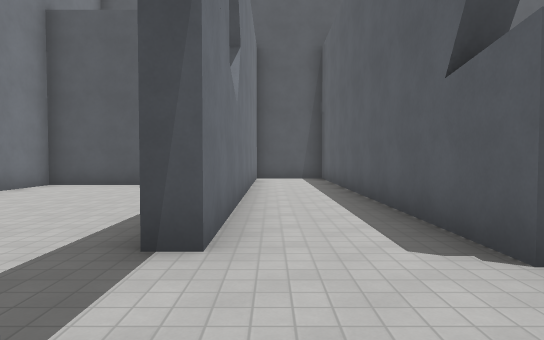
View 1 (above)

22 first-person views from a walk through a Godot game level. The camera is 1.5 m above the floor, tilts 2° down and sees 75° across. The floor is counted in squares, 2.1 m on a side. Each view is taken from the middle of a square. On the plan, view 1 faces up. The plan holds only what a view shows up to about 11 squares ahead; the rest is blank. The place goes on beyond the plan. Surface patterns are stand-ins for the level's own textures.

View 2
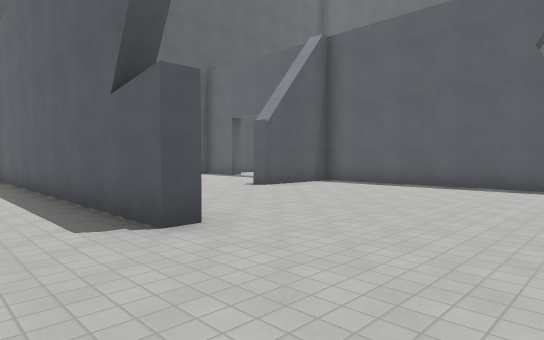

View 3
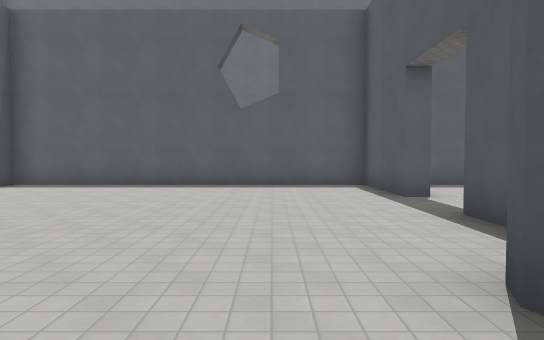

View 4
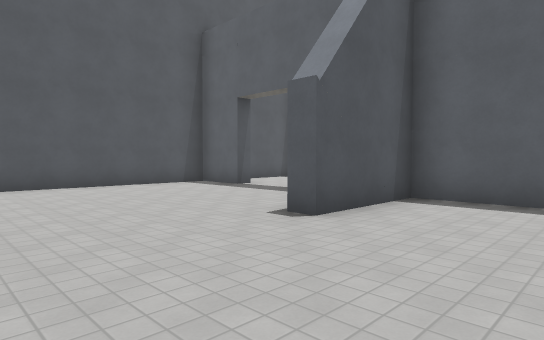

View 5
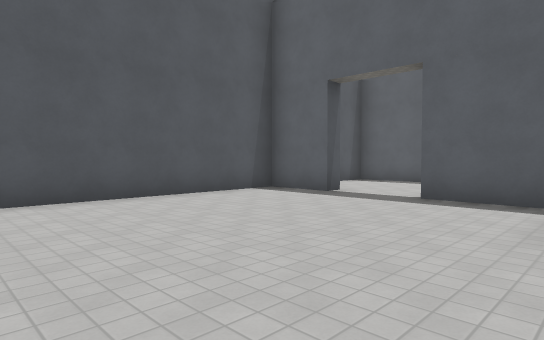

View 6
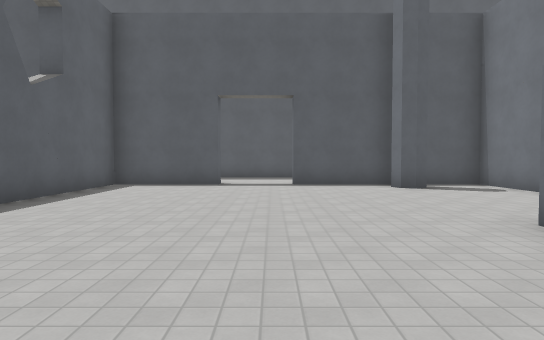

View 7
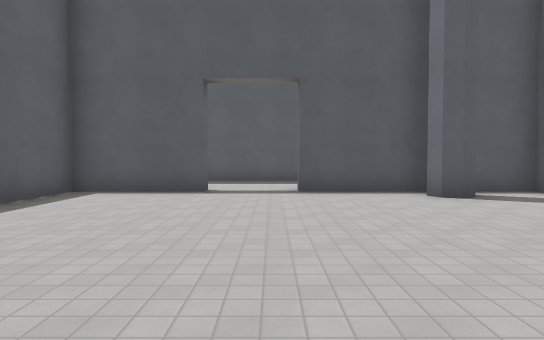

View 8
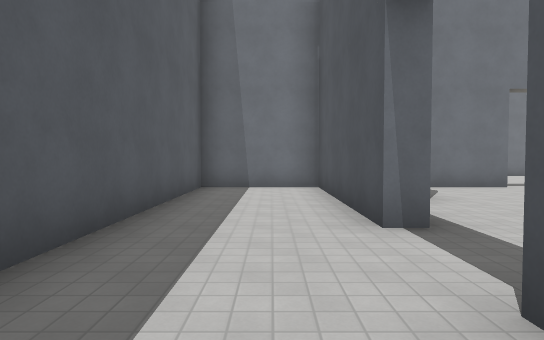

View 9
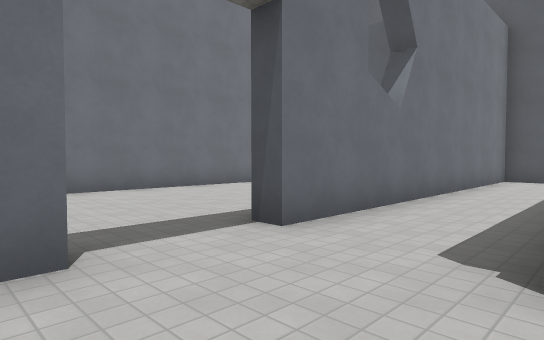

View 10
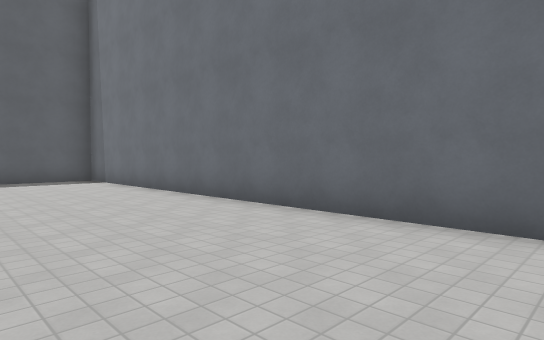

View 11
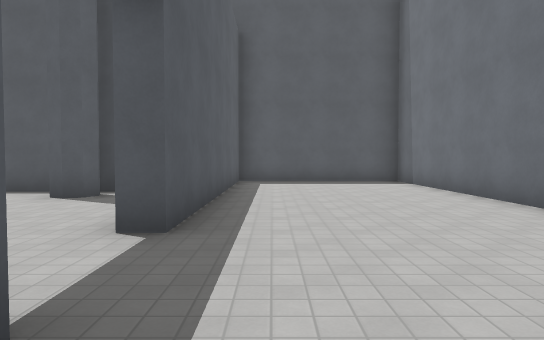

View 12
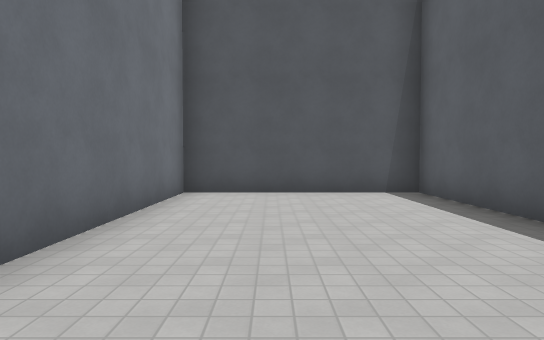

View 13
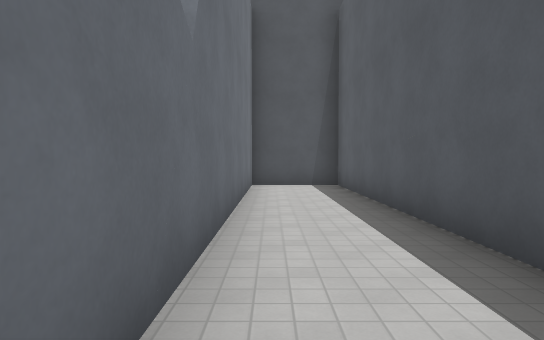

View 14
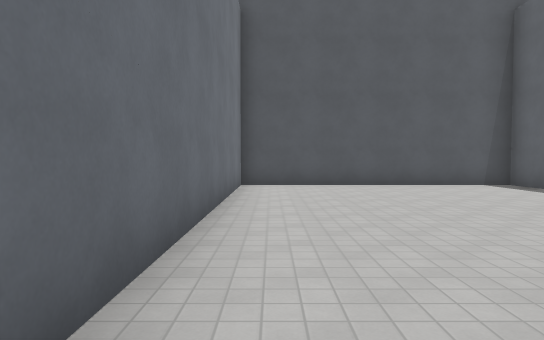

View 15
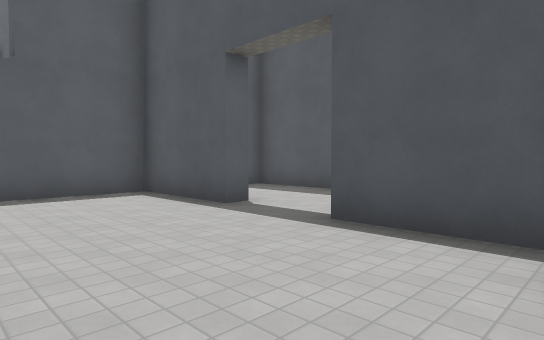

View 16
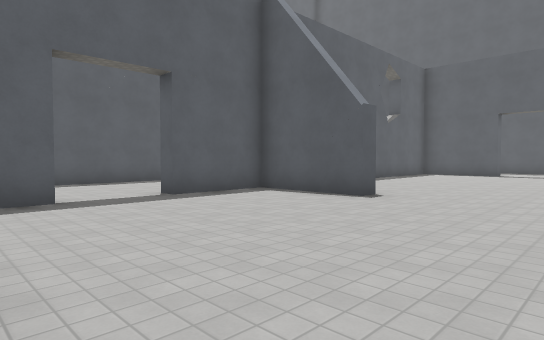

View 17
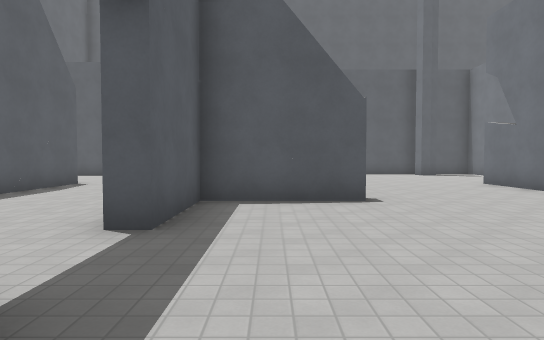

View 18
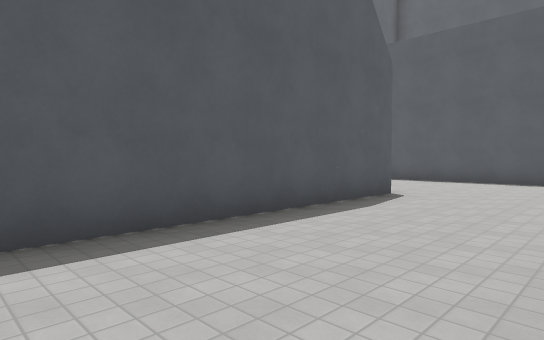

View 19
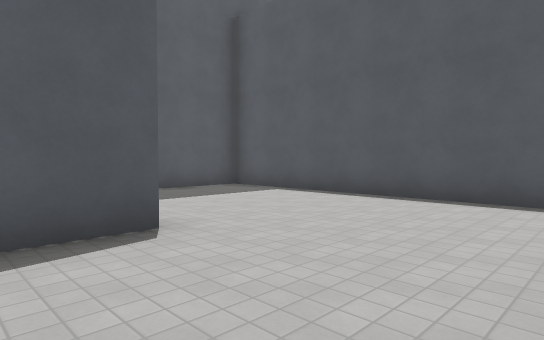

View 20
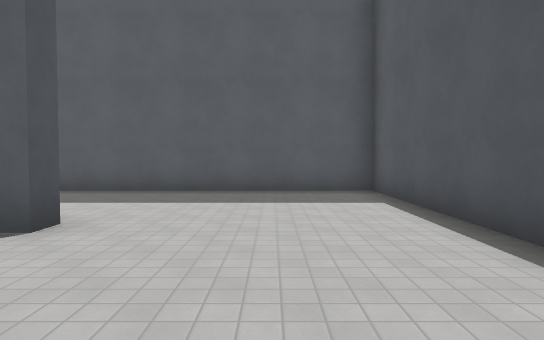

View 21
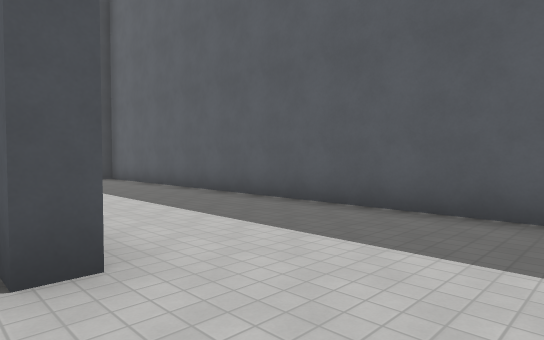

View 22
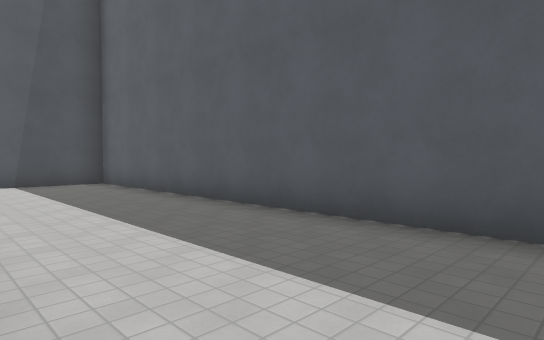

### Floor plan
Ten units are one square. View 1 is at (0, 0); x grows to the right and y downward. Boxes are objects, and circles mark ways between rooms. Rooms are numbered by the first view taken in them; rooms with no view inside come last. Other rooms are left out.
<svg viewBox="-63 -127 244 199">
<path fill="none" stroke="#000" d="M-5 -7 -5 34 44 34M12 27 14 23 19 21 21 27M64 34 92 34 92 -57 64 -57 64 -62 92 -62 92 -85M92 -105 92 -122 22 -122 22 -23 17 -23 17 -122 -5 -122 -5 -27M44 34 44 39 -5 39 -5 67 92 67 92 51M64 40 64 34M-5 -27 -10 -27M-10 -59 -10 -92 -58 -92 -58 67 -10 67 -10 -7 -5 -7M139 -23 133 -23 133 -112M92 -85 98 -85M98 -105 92 -105M108 22 176 22 176 -122 152 -122"/>
<circle cx="55" cy="40" r="3" fill="#2a7"/>
<circle cx="-10" cy="-15" r="3" fill="#2a7"/>
<circle cx="90" cy="-95" r="3" fill="#2a7"/>
<text x="40" y="-40">1</text>
<text x="50" y="50">2</text>
<text x="-30" y="-20">3</text>
<text x="140" y="-50">4</text>
</svg>
Room 1 opens to room 2. Room 1 opens to room 3. Room 1 opens to room 4.

Where each view was taken, in squares from view 1:
view 1: 0 up, 0 right, facing up
view 2: 1 down, 0 right, facing up-right
view 3: 1 down, 0 right, facing right
view 4: 3 up, 3 right, facing up-right
view 5: 6 up, 3 right, facing up-right
view 6: 6 up, 5 right, facing down
view 7: 4 up, 5 right, facing down
view 8: 5 down, 8 right, facing left
view 9: 0 up, 2 right, facing up-left
view 10: 5 up, 2 left, facing down-left
view 11: 4 up, 2 left, facing down
view 12: 2 up, 4 left, facing up
view 13: 3 up, 0 right, facing up
view 14: 3 up, 3 right, facing up
view 15: 0 up, 2 right, facing down-right
view 16: 12 up, 3 right, facing down-right
view 17: 12 up, 8 right, facing down
view 18: 9 up, 10 right, facing down-right
view 19: 4 up, 10 right, facing down-right
view 20: 0 up, 10 right, facing right
view 21: 0 up, 13 right, facing up-right
view 22: 2 up, 14 right, facing up-right
